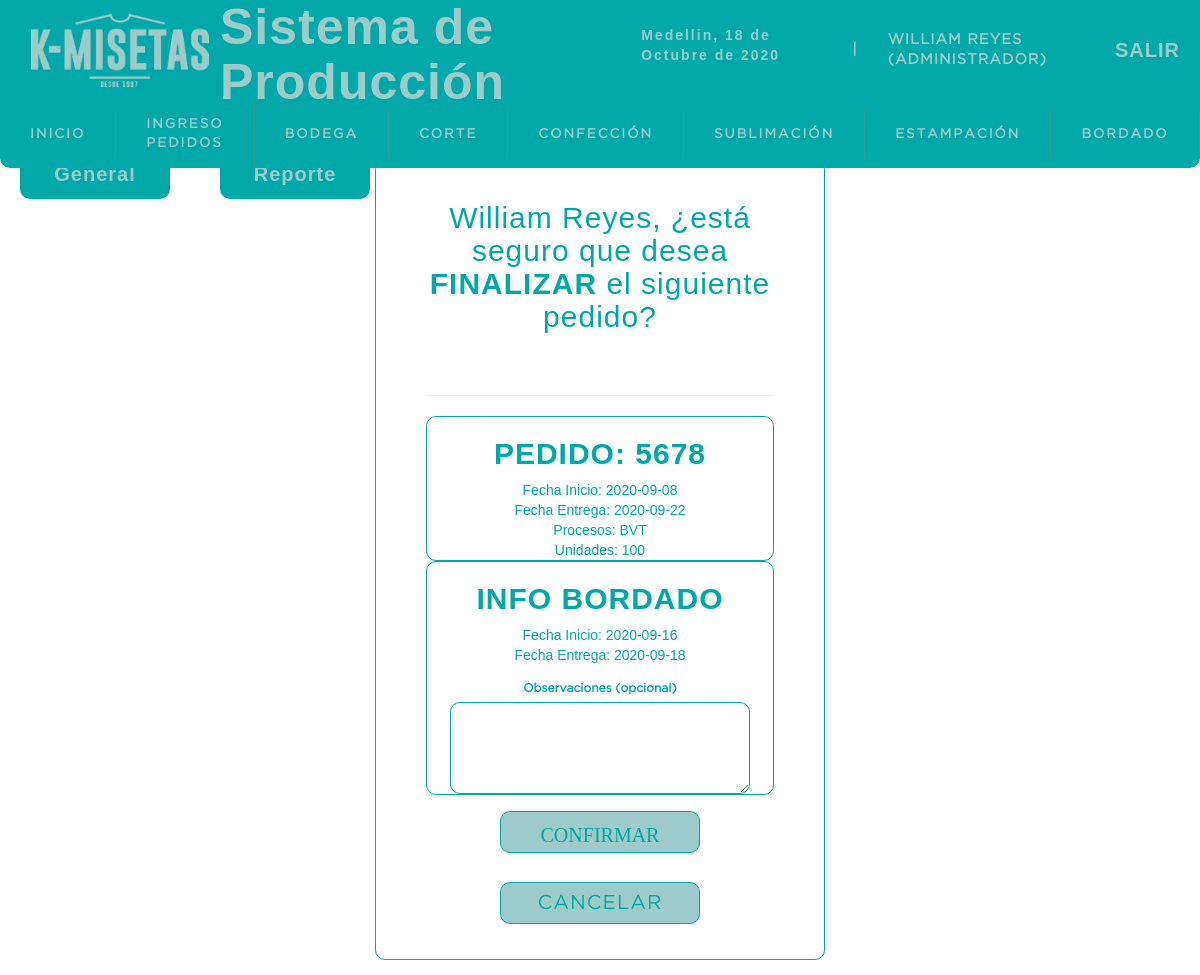
Page /sistema/finalizar_bordado.php?id=1 (signed in) on the earlier database version.
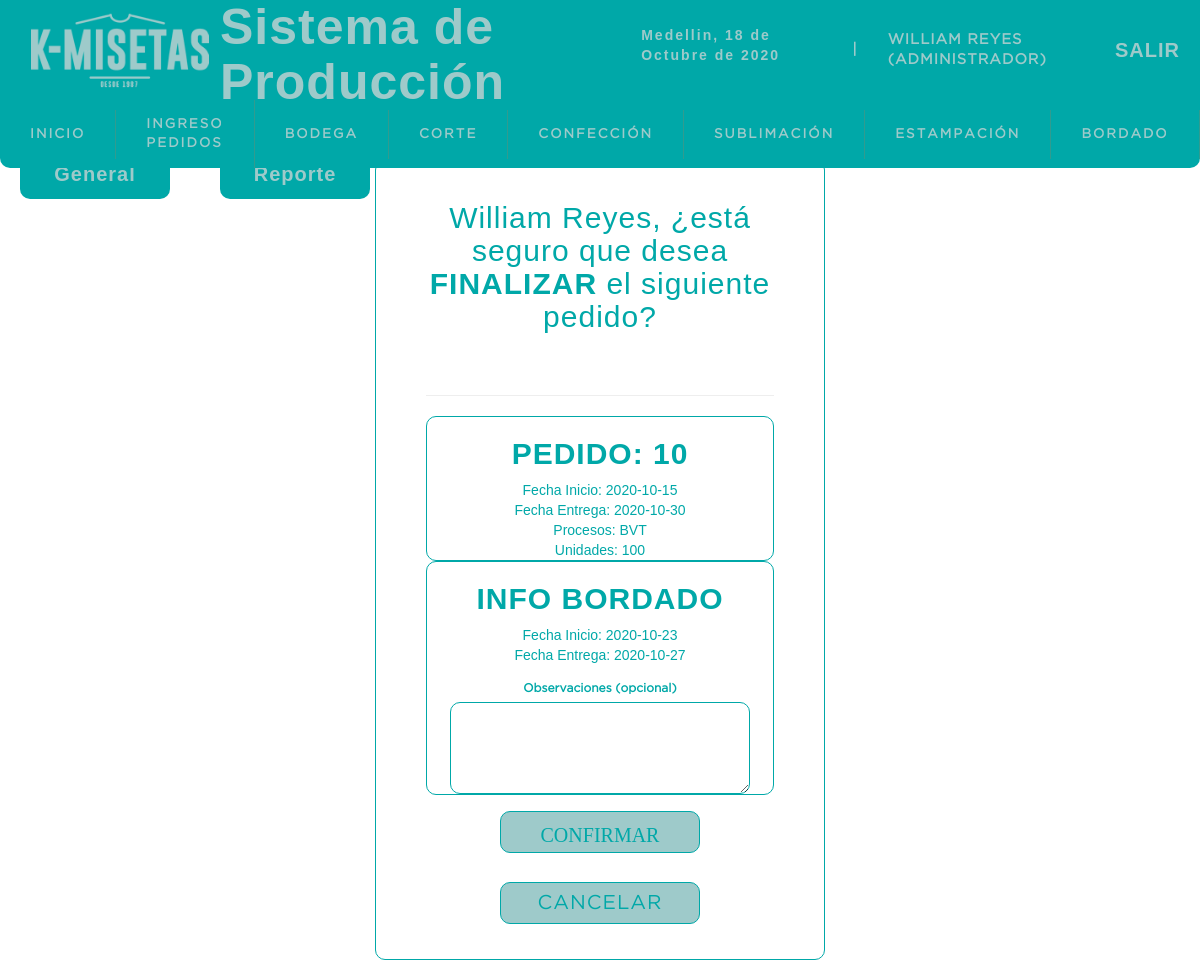
Same page on the later database version.
### tables this page shows
CREATE TABLE `pedidos` (
  `idpedido` int(11) NOT NULL,
  `num_pedido` varchar(10) NOT NULL,
  `cliente` varchar(50) NOT NULL,
  `asesor` varchar(15) NOT NULL,
  `fecha_inicio` date NOT NULL,
  `fecha_fin` date NOT NULL,
  `dias_habiles` int(11) NOT NULL,
  `procesos` int(11) NOT NULL,
  `unds` int(11) NOT NULL,
  `fecha_ingreso` datetime NOT NULL DEFAULT CURRENT_TIMESTAMP,
  `usuario` int(11) NOT NULL,
  `area_inicio` varchar(13) NOT NULL DEFAULT '0',
  `estado` int(11) NOT NULL DEFAULT '0'
);

CREATE TABLE `procesos` (
  `idproceso` int(11) NOT NULL,
  `siglas` varchar(5) NOT NULL,
  `1` varchar(13) NOT NULL,
  `2` varchar(13) NOT NULL,
  `3` varchar(13) NOT NULL,
  `4` varchar(13) NOT NULL,
  `5` varchar(13) NOT NULL,
  `6` varchar(13) NOT NULL,
  `tiempo1` decimal(10,2) NOT NULL,
  `tiempo2` decimal(10,2) NOT NULL,
  `tiempo3` decimal(10,2) DEFAULT NULL,
  `tiempo4` decimal(10,2) DEFAULT NULL,
  `tiempo5` decimal(10,2) DEFAULT NULL,
  `tiempo6` decimal(10,2) DEFAULT NULL,
  `dias_habiles` int(11) NOT NULL
);

CREATE TABLE `bordado` (
  `idbordado` int(11) NOT NULL,
  `pedido` int(11) NOT NULL,
  `iniciofecha` date NOT NULL,
  `finfecha` date NOT NULL,
  `dias` int(11) NOT NULL,
  `inicioprocesofecha` date NOT NULL,
  `finprocesofecha` date NOT NULL,
  `obs_bordado` varchar(2000) NOT NULL,
  `parcial` int(11) NOT NULL DEFAULT '0',
  `estado` int(11) NOT NULL DEFAULT '0',
  `usuario` int(11) DEFAULT NULL
);

### sistema/finalizar_bordado.php (the view, shortened to what this page needs)
<?php
include "../conexion.php";
if(empty($_REQUEST['id'])){
    header("location: listabordadogeneral.php");
}else{
    $idbordado=$_REQUEST['id'];
    $query=mysqli_query($conexion, "SELECT pe.num_pedido, pe.cliente, pe.asesor, pe.fecha_inicio as 'iniciopedido',
    pe.fecha_fin as 'finpedido', pe.dias_habiles as 'diaspedido', pe.unds, pe.fecha_ingreso, pe.usuario,
    bor.idbordado, bor.iniciofecha as 'iniciobordado', bor.finfecha as 'finbordado', bor.dias as 'diasbordado',
    bor.inicioprocesofecha, bor.finprocesofecha, bor.parcial, us.usuario, bor.obs_bordado, pr.siglas, es.estado, es.id_estado
    FROM pedidos pe
    INNER JOIN procesos pr ON pe.procesos=pr.idproceso
    INNER JOIN bordado bor ON pe.idpedido=bor.pedido
    INNER JOIN usuario us on pe.usuario=us.idusuario
    INNER JOIN estado es ON bor.estado=es.id_estado WHERE bor.idbordado=$idbordado");
    $result = mysqli_num_rows($query);
    if($result>0){
        $data = mysqli_fetch_array($query);
            $pedido= $data['num_pedido'];
            $iniciopedido=$data['iniciopedido'];
            $finpedido=$data['finpedido'];
            $siglas=$data['siglas'];
            $unds=$data['unds'];
            $iniciobordado=$data['iniciobordado'];
            $finbordado=$data['finbordado'];
        }else{
            header("location: listabordadogeneral.php");
        }
    }
?>
<!DOCTYPE html>
<html lang="es">
<head>
	<?php include "includes/scripts.php"?>
</head>
<body>
<?php
include "includes/header.php"?>
	<section id="container">
    <a href="listabordadogeneral.php" class="btn_new" style="position:fixed ; top:150px; left: 0px;">General</a>
    <a href="reporte_bordado.php" class="btn_new" style="position:fixed ; top:150px; left: 200px;">Reporte</a>
        <div class="data_delete">
            <form style="width:450px" action="" method="post">
            <h2> <?php if ($_SESSION['sexo']=='hombre'){echo $_SESSION['nombre'].', ¿está seguro ';}else{echo $_SESSION['nombre'].', ¿está segura ';}?> que desea <b> FINALIZAR </b>el siguiente pedido?</h2>
            <div class="alert"><?php echo isset($alert) ? $alert : '';?></div>
            <hr>
            <div style="border: 1px solid #00a8a8; border-radius: 10px; ">
        <center> <h3 style="text-transform: uppercase; ">pedido: <?php echo $pedido?></h3>
        <div>
            Fecha Inicio: <?php echo $iniciopedido?>
        </div>
        <div>
            Fecha Entrega: <?php echo $finpedido?>
        </div>
        <div>
            Procesos: <?php echo $siglas?>
        </div>
        <div>
            Unidades: <?php echo $unds?>
        </div>
        </center>
        </div>
        <div style="border: 1px solid #00a8a8; border-radius: 10px; ">
        <center> <h3 style="text-transform: uppercase; ">Info bordado</h3>
        <div>
            Fecha Inicio: <?php echo $iniciobordado?>
        </div>
        <div>
            Fecha Entrega: <?php echo $finbordado?>
        </div>
        <div>
            <label for="obs">Observaciones (opcional)</label>
            <textarea  style ="width: 300px" name="obs" id="obs" rows="4" cols="45"></textarea>
        </div>
        </center>
        </div>
            <input type="submit" value="Confirmar" class="btn_ok glyphicon glyphicon-remove">
            <a href="listabordadogeneral.php" class="btn_cancel"><span >Cancelar</span> </a>
            </form>
        </div>
</section>
</body>
</html>

Differences in the rows shown:
removed pedidos: num_pedido "5678", fecha_inicio "2020-09-08", fecha_fin "2020-09-22", procesos.siglas "BVT", unds "100", bordado.iniciofecha "2020-09-16", bordado.finfecha "2020-09-18"
added pedidos: num_pedido "10", fecha_inicio "2020-10-15", fecha_fin "2020-10-30", procesos.siglas "BVT", unds "100", bordado.iniciofecha "2020-10-23", bordado.finfecha "2020-10-27"
